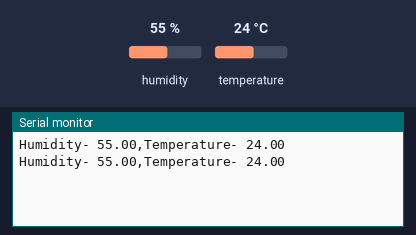
A sketch run on a simulated ESP8266 (NodeMCU). On the bench: the last lines printed to the serial monitor. The inputs (shaded band) are chosen by the test bench; at power-on: humidity 55 %, temperature 24 °C.

Above: at 5.8 s.
5.9 s: humidity set to 22 %
At 11.0 s:
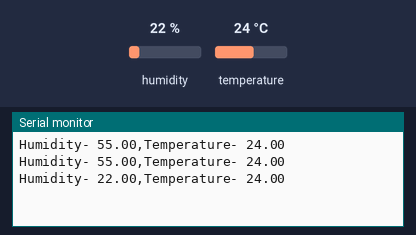
11.9 s: temperature set to 12 °C
At 15.6 s:
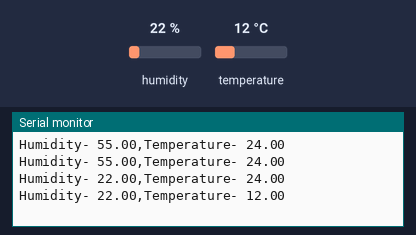
17.9 s: humidity set to 40 %
At 21.5 s:
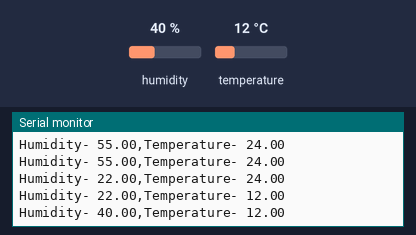
Timing chart, 0 to 23.0 s (numbered marks = the images above; inputs shaded):
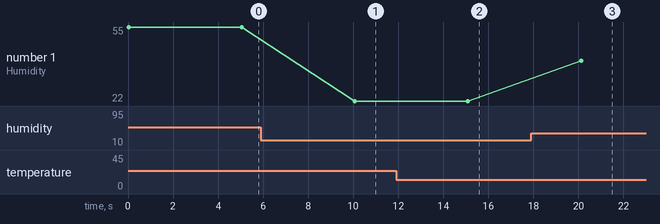

Measured:
- after the input at 5.9 s, the serial monitor: prints a new line after 4.2 s (image 1)
- after the input at 11.9 s, the serial monitor: prints a new line after 3.2 s (image 2)
- after the input at 17.9 s, the serial monitor: prints a new line after 2.2 s (image 3)
- plotted number 1: 55 → 22 after the input at 5.9 s, 22 → 40 after the input at 17.9 s

The sketch:

DHT11.ino
```cpp
#include<DHT.h>
DHT dht(D2,DHT11) ;
float h,t ;
void setup() {
  Serial.begin(9600);
  dht.begin() ; //enable the sensor


}

void loop() {
  h = dht.readHumidity() ;
  t = dht.readTemperature() ; // in degree celcius
  //t = dht.readTemperature(true) ; //in farenheit
  Serial.print("Humidity- ");
  Serial.print(h);
  Serial.print(",");
  Serial.print("Temperature- ") ;
  Serial.println(t) ;  //println to print the output on next line
  delay(5000);

}
```
